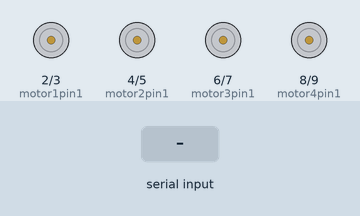
The sketch below on a simulated Arduino Uno, built with avr-gcc and run on an emulated ATmega328P. Shown: motor-driver pin pairs drawn as motors (green arrow = first pin HIGH = forward, orange = second pin HIGH = backward, longer = more drive). The inputs (shaded band) are chosen by the test bench. What the sketch prints to the serial monitor is not drawn.

Above: at 1.2 s.
1.3 s: "F" received over Serial
At 2.5 s:
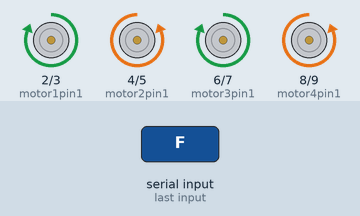
2.8 s: "B" received over Serial
At 3.7 s:
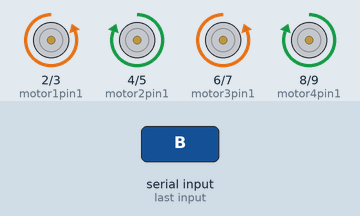
4.3 s: "L" received over Serial
At 4.8 s:
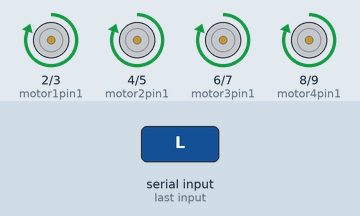
5.8 s: "R" received over Serial
At 7.2 s:
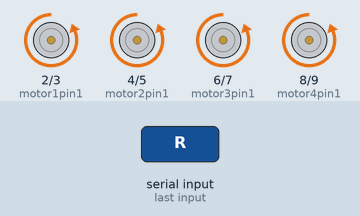
Timing chart, 0 to 8.3 s (numbered marks = the images above; inputs shaded):
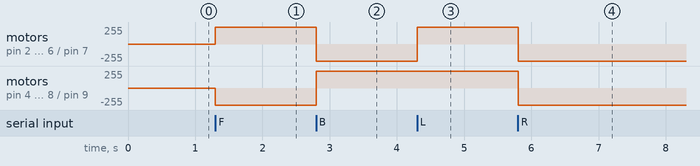

Measured:
- after the input at 1.3 s, motor on pin 2 (motor1pin1) / pin 3 (motor1pin2), motor on pin 6 (motor3pin1) / pin 7 (motor3pin2): stopped → forward 255/255 at once; motor on pin 4 (motor2pin1) / pin 5 (motor2pin2), motor on pin 8 (motor4pin1) / pin 9 (motor4pin2): stopped → backward 255/255 at once
- after the input at 2.8 s, motor on pin 2 (motor1pin1) / pin 3 (motor1pin2), motor on pin 6 (motor3pin1) / pin 7 (motor3pin2): forward 255/255 → backward 255/255 at once; motor on pin 4 (motor2pin1) / pin 5 (motor2pin2), motor on pin 8 (motor4pin1) / pin 9 (motor4pin2): backward 255/255 → forward 255/255 at once
- after the input at 4.3 s, motor on pin 2 (motor1pin1) / pin 3 (motor1pin2), motor on pin 6 (motor3pin1) / pin 7 (motor3pin2): backward 255/255 → forward 255/255 at once
- after the input at 5.8 s, motor on pin 2 (motor1pin1) / pin 3 (motor1pin2), motor on pin 4 (motor2pin1) / pin 5 (motor2pin2), motor on pin 6 (motor3pin1) / pin 7 (motor3pin2), motor on pin 8 (motor4pin1) / pin 9 (motor4pin2): forward 255/255 → backward 255/255 at once

The sketch:

main.ino
```cpp
int motor1pin1 = 2; // Motor 1 direction control
int motor1pin2 = 3;
int motor2pin1 = 4; // Motor 2 direction control
int motor2pin2 = 5;
int motor3pin1 = 6; // Motor 3 direction control
int motor3pin2 = 7;
int motor4pin1 = 8; // Motor 4 direction control
int motor4pin2 = 9;


void setup() {
  pinMode(motor1pin1, OUTPUT);
  pinMode(motor1pin2, OUTPUT);
  pinMode(motor2pin1, OUTPUT);
  pinMode(motor2pin2, OUTPUT);
  pinMode(motor3pin1, OUTPUT);
  pinMode(motor3pin2, OUTPUT);
  pinMode(motor4pin1, OUTPUT);
  pinMode(motor4pin2, OUTPUT);

  // Initialize serial communication
  Serial.begin(9600);
}

void forward() {
      digitalWrite(motor1pin1, HIGH);
      digitalWrite(motor1pin2, LOW);

      digitalWrite(motor2pin1, LOW);
      digitalWrite(motor2pin2, HIGH);

      digitalWrite(motor3pin1, HIGH);
      digitalWrite(motor3pin2, LOW);

      digitalWrite(motor4pin1, LOW);
      digitalWrite(motor4pin2, HIGH);
}

void backward() {
      digitalWrite(motor1pin1, LOW);
      digitalWrite(motor1pin2, HIGH);

      digitalWrite(motor2pin1, HIGH);
      digitalWrite(motor2pin2, LOW);

      digitalWrite(motor3pin1, LOW);
      digitalWrite(motor3pin2, HIGH);

      digitalWrite(motor4pin1, HIGH);
      digitalWrite(motor4pin2, LOW);
}

void turn_right() {
      digitalWrite(motor1pin1, LOW);
      digitalWrite(motor1pin2, HIGH);

      digitalWrite(motor2pin1, LOW);
      digitalWrite(motor2pin2, HIGH);

      digitalWrite(motor3pin1, LOW);
      digitalWrite(motor3pin2, HIGH);

      digitalWrite(motor4pin1, LOW);
      digitalWrite(motor4pin2, HIGH);
}
void turn_left() {
      digitalWrite(motor1pin1, HIGH);
      digitalWrite(motor1pin2, LOW);

      digitalWrite(motor2pin1, HIGH);
      digitalWrite(motor2pin2, LOW);

      digitalWrite(motor3pin1, HIGH);
      digitalWrite(motor3pin2, LOW);

      digitalWrite(motor4pin1, HIGH);
      digitalWrite(motor4pin2, LOW);
}

void stop() {
  digitalWrite(motor1pin1, LOW);
  digitalWrite(motor1pin2, LOW);
  digitalWrite(motor2pin1, LOW);
  digitalWrite(motor2pin2, LOW);
  digitalWrite(motor3pin1, LOW);
  digitalWrite(motor3pin2, LOW);
  digitalWrite(motor4pin1, LOW);
  digitalWrite(motor4pin2, LOW);
}


void loop() {
    if (Serial.available() > 0) {
        char command = Serial.read();

        // Debug output
        Serial.print("Command received: ");
        Serial.print(command);

        switch (command) {
            case 'F':
                forward();
                break;
            case 'B':
                backward();
                break;
            case 'S':
                stop();
                break;
            case 'L':
                turn_left();
                break;
            case 'R':
                turn_right();
                break;
        }
    }
}
```
